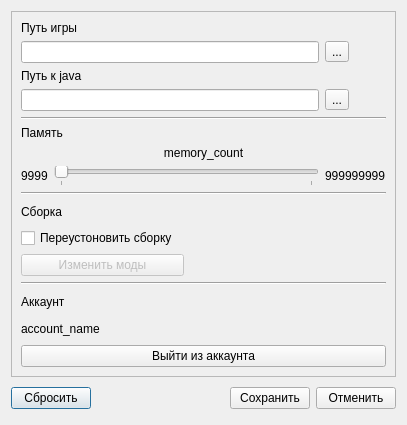
<?xml version="1.0" encoding="UTF-8"?>
<ui version="4.0">
 <class>SettingsDialog</class>
 <widget class="QDialog" name="SettingsDialog">
  <property name="geometry">
   <rect>
    <x>0</x>
    <y>0</y>
    <width>407</width>
    <height>425</height>
   </rect>
  </property>
  <property name="windowTitle">
   <string>Settings</string>
  </property>
  <layout class="QGridLayout" name="gridLayout" rowstretch="3,0">
   <item row="1" column="0">
    <layout class="QHBoxLayout" name="frame_ok_cancel">
     <property name="spacing">
      <number>6</number>
     </property>
     <property name="margin" stdset="0">
      <number>0</number>
     </property>
     <item>
      <widget class="QPushButton" name="pushButton_toDefault">
       <property name="text">
        <string>Сбросить</string>
       </property>
      </widget>
     </item>
     <item>
      <spacer name="spacer_ok_chanel">
       <property name="orientation">
        <enum>Qt::Horizontal</enum>
       </property>
       <property name="sizeHint" stdset="0">
        <size>
         <width>131</width>
         <height>31</height>
        </size>
       </property>
      </spacer>
     </item>
     <item>
      <widget class="QPushButton" name="okButton">
       <property name="text">
        <string>Сохранить</string>
       </property>
      </widget>
     </item>
     <item>
      <widget class="QPushButton" name="cancelButton">
       <property name="text">
        <string>Отменить</string>
       </property>
      </widget>
     </item>
    </layout>
   </item>
   <item row="0" column="0">
    <widget class="QFrame" name="frame_settings">
     <property name="frameShape">
      <enum>QFrame::StyledPanel</enum>
     </property>
     <property name="frameShadow">
      <enum>QFrame::Raised</enum>
     </property>
     <layout class="QGridLayout" name="gridLayout_2">
      <item row="11" column="0" colspan="2">
       <widget class="QCheckBox" name="checkBox_reinstall_modpack">
        <property name="text">
         <string>Переустоновить сборку</string>
        </property>
       </widget>
      </item>
      <item row="7" column="1" colspan="2">
       <widget class="SomSlider" name="horizontalSlider_memory">
        <property name="maximum">
         <number>1024</number>
        </property>
        <property name="singleStep">
         <number>1024</number>
        </property>
        <property name="pageStep">
         <number>1024</number>
        </property>
        <property name="orientation">
         <enum>Qt::Horizontal</enum>
        </property>
        <property name="tickPosition">
         <enum>QSlider::TicksBelow</enum>
        </property>
        <property name="tickInterval">
         <number>1024</number>
        </property>
       </widget>
      </item>
      <item row="14" column="0" colspan="4">
       <widget class="QLabel" name="label_account">
        <property name="text">
         <string>Аккаунт</string>
        </property>
       </widget>
      </item>
      <item row="5" column="0" colspan="4">
       <widget class="QLabel" name="label_memory">
        <property name="sizePolicy">
         <sizepolicy hsizetype="Preferred" vsizetype="Maximum">
          <horstretch>0</horstretch>
          <verstretch>0</verstretch>
         </sizepolicy>
        </property>
        <property name="text">
         <string>Память</string>
        </property>
       </widget>
      </item>
      <item row="4" column="0" colspan="4">
       <widget class="Line" name="line_first">
        <property name="orientation">
         <enum>Qt::Horizontal</enum>
        </property>
       </widget>
      </item>
      <item row="16" column="0" colspan="4">
       <widget class="QPushButton" name="pushButton_exit_account">
        <property name="text">
         <string>Выйти из аккаунта</string>
        </property>
       </widget>
      </item>
      <item row="10" column="0" colspan="4">
       <widget class="QLabel" name="label_modpak">
        <property name="text">
         <string>Сборка</string>
        </property>
       </widget>
      </item>
      <item row="3" column="3">
       <widget class="QToolButton" name="toolButton_java_path">
        <property name="text">
         <string>...</string>
        </property>
       </widget>
      </item>
      <item row="7" column="3">
       <widget class="QLabel" name="label_max_memory">
        <property name="text">
         <string>999999999</string>
        </property>
       </widget>
      </item>
      <item row="3" column="0" colspan="3">
       <widget class="QLineEdit" name="lineEdit_java_path"/>
      </item>
      <item row="0" column="0" colspan="4">
       <widget class="QLabel" name="label_game_path">
        <property name="sizePolicy">
         <sizepolicy hsizetype="Preferred" vsizetype="Maximum">
          <horstretch>0</horstretch>
          <verstretch>0</verstretch>
         </sizepolicy>
        </property>
        <property name="text">
         <string>Путь игры</string>
        </property>
       </widget>
      </item>
      <item row="1" column="0" colspan="3">
       <widget class="QLineEdit" name="lineEdit_game_path"/>
      </item>
      <item row="1" column="3">
       <widget class="QToolButton" name="toolButton_game_path">
        <property name="text">
         <string>...</string>
        </property>
       </widget>
      </item>
      <item row="9" column="0" colspan="4">
       <widget class="Line" name="line_second">
        <property name="orientation">
         <enum>Qt::Horizontal</enum>
        </property>
       </widget>
      </item>
      <item row="13" column="0" colspan="4">
       <widget class="Line" name="line_third">
        <property name="orientation">
         <enum>Qt::Horizontal</enum>
        </property>
       </widget>
      </item>
      <item row="7" column="0">
       <widget class="QLabel" name="label_min_memory">
        <property name="sizePolicy">
         <sizepolicy hsizetype="Maximum" vsizetype="Preferred">
          <horstretch>0</horstretch>
          <verstretch>0</verstretch>
         </sizepolicy>
        </property>
        <property name="text">
         <string>9999</string>
        </property>
       </widget>
      </item>
      <item row="15" column="0" colspan="2">
       <widget class="QLabel" name="label_account_name">
        <property name="text">
         <string>account_name</string>
        </property>
       </widget>
      </item>
      <item row="6" column="0" colspan="4">
       <widget class="QLabel" name="label_memory_count">
        <property name="sizePolicy">
         <sizepolicy hsizetype="Preferred" vsizetype="Maximum">
          <horstretch>0</horstretch>
          <verstretch>0</verstretch>
         </sizepolicy>
        </property>
        <property name="text">
         <string>memory_count</string>
        </property>
        <property name="alignment">
         <set>Qt::AlignBottom|Qt::AlignHCenter</set>
        </property>
       </widget>
      </item>
      <item row="2" column="0" colspan="4">
       <widget class="QLabel" name="label_java_path">
        <property name="sizePolicy">
         <sizepolicy hsizetype="Preferred" vsizetype="Maximum">
          <horstretch>0</horstretch>
          <verstretch>0</verstretch>
         </sizepolicy>
        </property>
        <property name="text">
         <string>Путь к java</string>
        </property>
       </widget>
      </item>
      <item row="12" column="0" colspan="2">
       <widget class="QPushButton" name="pushButton_change_mods">
        <property name="enabled">
         <bool>false</bool>
        </property>
        <property name="text">
         <string>Изменить моды</string>
        </property>
       </widget>
      </item>
     </layout>
    </widget>
   </item>
  </layout>
 </widget>
 <customwidgets>
  <customwidget>
   <class>SomSlider</class>
   <extends>QSlider</extends>
   <header>../../../QObjects/SomSlider.h</header>
  </customwidget>
 </customwidgets>
 <resources/>
 <connections>
  <connection>
   <sender>cancelButton</sender>
   <signal>clicked()</signal>
   <receiver>SettingsDialog</receiver>
   <slot>reject()</slot>
   <hints>
    <hint type="sourcelabel">
     <x>405</x>
     <y>408</y>
    </hint>
    <hint type="destinationlabel">
     <x>179</x>
     <y>282</y>
    </hint>
   </hints>
  </connection>
  <connection>
   <sender>okButton</sender>
   <signal>released()</signal>
   <receiver>SettingsDialog</receiver>
   <slot>accept()</slot>
   <hints>
    <hint type="sourcelabel">
     <x>250</x>
     <y>403</y>
    </hint>
    <hint type="destinationlabel">
     <x>75</x>
     <y>401</y>
    </hint>
   </hints>
  </connection>
 </connections>
</ui>
